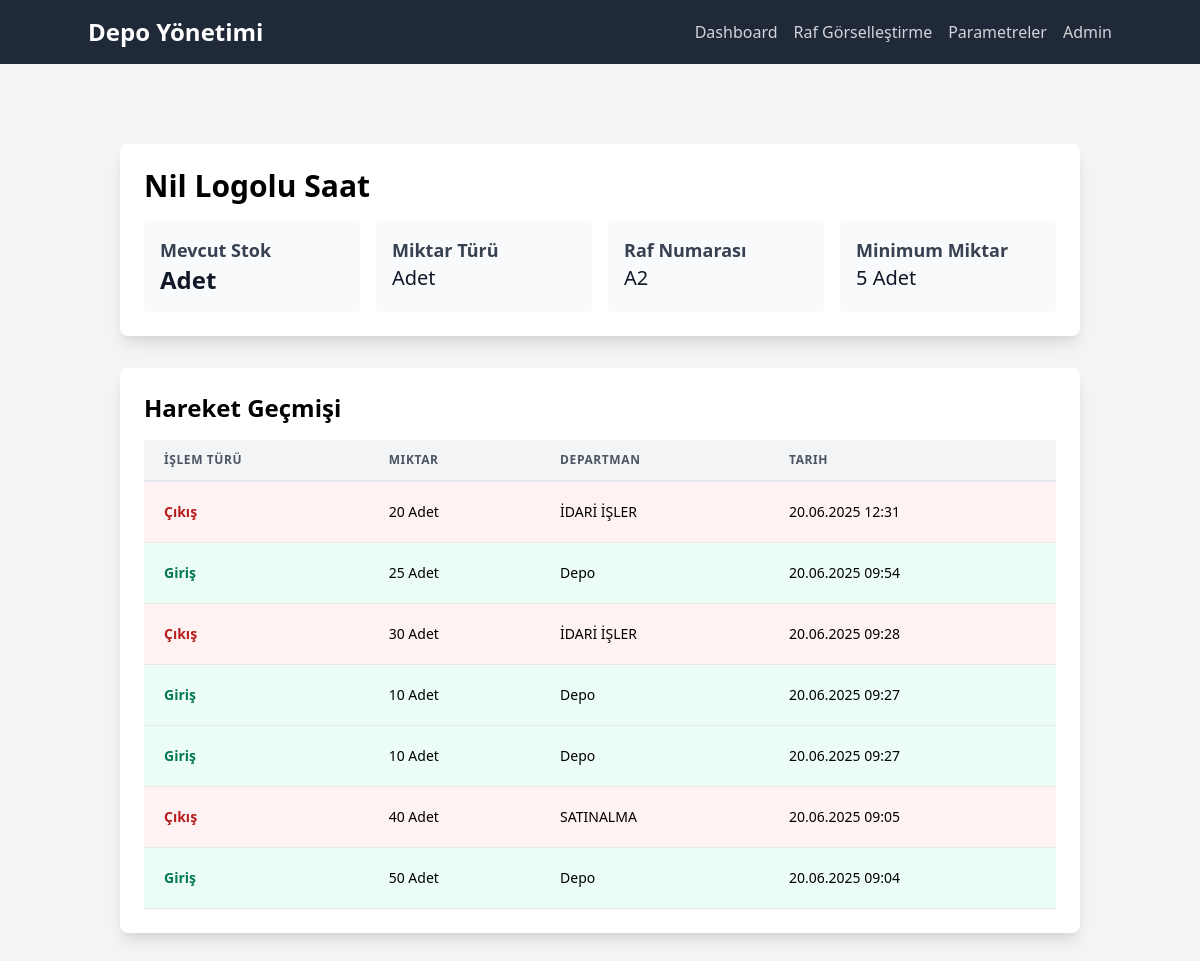
/product/22/, run on the app's committed database.
### depo/models.py (models this page shows, shortened)
class Product(models.Model):
    name = models.CharField(max_length=200, unique=True, verbose_name="Ürün Adı")
    quantity_type = models.ForeignKey(QuantityType, on_delete=models.SET_NULL, null=True, verbose_name="Miktar Türü")
    minimum_quantity = models.IntegerField(default=0, verbose_name="Minimum Miktar")
    shelf = models.ForeignKey(Shelf, on_delete=models.SET_NULL, null=True, blank=True, verbose_name="Raf Numarası")
    class Meta:
        verbose_name = "Ürün"
        verbose_name_plural = "Ürünler"
    @property
    def calculated_stock(self):
        total_entry = self.entrytransaction_set.aggregate(
            total=Coalesce(Sum('quantity'), Value(0))
        )['total']
        total_exit = self.exittransaction_set.aggregate(
            total=Coalesce(Sum('quantity'), Value(0))
        )['total']
        return total_entry - total_exit

class QuantityType(models.Model):
    name = models.CharField(max_length=50, unique=True, verbose_name="Miktar Türü")
    class Meta:
        verbose_name = "Miktar Türü"
        verbose_name_plural = "Miktar Türleri"
    def __str__(self):
        return self.name

class Shelf(models.Model):
    name = models.CharField(max_length=50, unique=True, verbose_name="Raf Numarası")
    class Meta:
        verbose_name = "Raf"
        verbose_name_plural = "Raflar"
    def __str__(self):
        return self.name

### depo/views.py (the view)
# urls.py: path('product/<int:pk>/', views.ProductDetailView.as_view(), name='product_detail'),
class ProductDetailView(DetailView):
    model = Product
    template_name = 'depo/product_detail.html'
    context_object_name = 'product'
    def get_context_data(self, **kwargs):
        context = super().get_context_data(**kwargs)
        product = self.get_object()
        entry_transactions = EntryTransaction.objects.filter(product=product).annotate(
            transaction_type=Value('Giriş', output_field=CharField()),
            department_name=Value('Depo', output_field=CharField())  # Giriş işlemleri için sabit
        ).values('entry_date', 'quantity', 'transaction_type', 'department_name')
        exit_transactions = ExitTransaction.objects.filter(product=product).annotate(
            transaction_type=Value('Çıkış', output_field=CharField()),
            department_name=F('department__name')
        ).values('exit_date', 'quantity', 'transaction_type', 'department_name')
        all_transactions = []
        for entry in entry_transactions:
            all_transactions.append({
                'date': entry['entry_date'],
                'quantity': entry['quantity'],
                'transaction_type': entry['transaction_type'],
                'department_name': entry['department_name']
            })
        for exit in exit_transactions:
            all_transactions.append({
                'date': exit['exit_date'],
                'quantity': exit['quantity'],
                'transaction_type': exit['transaction_type'],
                'department_name': exit['department_name'] or 'Bilinmiyor'
            })
        all_transactions.sort(key=lambda x: x['date'], reverse=True)
        context['transactions'] = all_transactions
        context['current_stock'] = product.calculated_stock  # Burada artık property kullanıyoruz
        return context

### depo/templates/depo/product_detail.html (shortened to what this page needs)
{% extends 'depo/base.html' %}
{% block content %}
{% if product %}
<div class="container mx-auto px-4 py-8">
    <div class="bg-white rounded-lg shadow-lg p-6 mb-8">
        <h1 class="text-3xl font-bold mb-4">{{ product.name }}</h1>
        <div class="grid grid-cols-1 md:grid-cols-2 lg:grid-cols-4 gap-4">
            <div class="bg-gray-50 p-4 rounded">
                <h2 class="text-lg font-semibold text-gray-700">Mevcut Stok</h2>
                <p class="text-2xl font-bold text-gray-900">{{ product.current_stock }} {{ product.quantity_type }}</p>
            </div>
            <div class="bg-gray-50 p-4 rounded">
                <h2 class="text-lg font-semibold text-gray-700">Miktar Türü</h2>
                <p class="text-xl text-gray-900">{{ product.quantity_type }}</p>
            </div>
            <div class="bg-gray-50 p-4 rounded">
                <h2 class="text-lg font-semibold text-gray-700">Raf Numarası</h2>
                <p class="text-xl text-gray-900">{{ product.shelf|default:"Atanmamış" }}</p>
            </div>
            <div class="bg-gray-50 p-4 rounded">
                <h2 class="text-lg font-semibold text-gray-700">Minimum Miktar</h2>
                <p class="text-xl text-gray-900">{{ product.minimum_quantity }} {{ product.quantity_type }}</p>
            </div>
        </div>
    </div>
    <div class="bg-white rounded-lg shadow-lg p-6">
        <h2 class="text-2xl font-bold mb-4">Hareket Geçmişi</h2>
        <div class="overflow-x-auto">
            <table class="min-w-full leading-normal">
                <thead>
                    <tr>
                        <th class="px-5 py-3 border-b-2 border-gray-200 bg-gray-100 text-left text-xs font-semibold text-gray-600 uppercase tracking-wider">İşlem Türü</th>
                        <th class="px-5 py-3 border-b-2 border-gray-200 bg-gray-100 text-left text-xs font-semibold text-gray-600 uppercase tracking-wider">Miktar</th>
                        <th class="px-5 py-3 border-b-2 border-gray-200 bg-gray-100 text-left text-xs font-semibold text-gray-600 uppercase tracking-wider">Departman</th>
                        <th class="px-5 py-3 border-b-2 border-gray-200 bg-gray-100 text-left text-xs font-semibold text-gray-600 uppercase tracking-wider">Tarih</th>
                    </tr>
                </thead>
                <tbody>
                    {% for transaction in transactions %}
                        <tr class="{% if transaction.transaction_type == 'Giriş' %}bg-green-50 hover:bg-green-100{% else %}bg-red-50 hover:bg-red-100{% endif %}">
                            <td class="px-5 py-5 border-b border-gray-200 text-sm">
                                <span class="{% if transaction.transaction_type == 'Giriş' %}text-green-700 font-semibold{% else %}text-red-700 font-semibold{% endif %}">
                                    {{ transaction.transaction_type }}
                                </span>
                            </td>
                            <td class="px-5 py-5 border-b border-gray-200 text-sm">
                                {{ transaction.quantity }} {{ product.quantity_type }}
                            </td>
                            <td class="px-5 py-5 border-b border-gray-200 text-sm">
                                {{ transaction.department_name }}
                            </td>
                            <td class="px-5 py-5 border-b border-gray-200 text-sm">
                                {{ transaction.date|date:"d.m.Y H:i" }}
                            </td>
                        </tr>
                    {% empty %}
                        <tr>
                            <td colspan="4" class="px-5 py-5 border-b border-gray-200 text-sm text-center">
                                Henüz hareket kaydı bulunmuyor.
                            </td>
                        </tr>
                    {% endfor %}
                </tbody>
            </table>
        </div>
    </div>
</div>
{% endif %}
{% endblock %}

### data on the page
Product: name "Nil Logolu Saat", quantity_type "Adet", shelf "A2", minimum_quantity "5", quantity_type "Adet" "Adet" "Adet" "Adet" "Adet" "Adet" "Adet"

### other printed values
{{ transaction.transaction_type }} "Çıkış" "Giriş" "Çıkış" "Giriş" "Giriş" "Çıkış" "Giriş"
{{ transaction.quantity }} "20" "25" "30" "10" "10" "40" "50"
{{ transaction.department_name }} "İDARİ İŞLER" "Depo" "İDARİ İŞLER" "Depo" "Depo" "SATINALMA" "Depo"
{{ transaction.date|date:"d.m.Y H:i" }} "20.06.2025 12:31" "20.06.2025 09:54" "20.06.2025 09:28" "20.06.2025 09:27" "20.06.2025 09:27" "20.06.2025 09:05" "20.06.2025 09:04"
